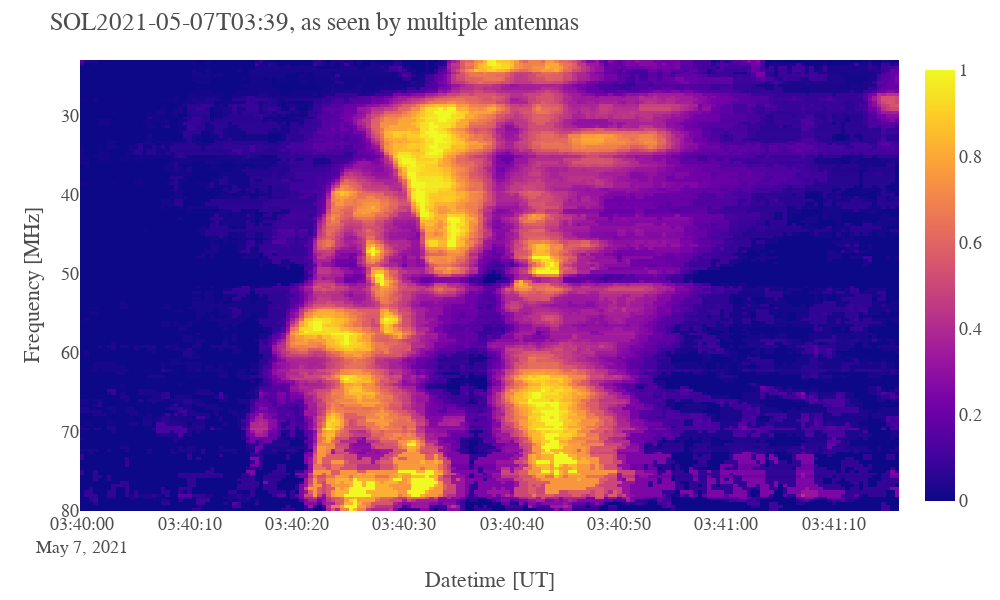

Notebook code cell kept with this figure:
### Code cell
data_quantile_df = pd.DataFrame(
    torch_quantile, columns=synced_data[1].columns, index=synced_data[1].index
)

data_quantile_df = data_quantile_df.loc[FROM:TO]
plot_spectogram(
    data_quantile_df,
    "",
    start_datetime,
    end_datetime,
    title=f"SOL2021-05-07T03:39, as seen by multiple antennas",
)

### Figure 1 — Plotly figure (JSON) as saved in the notebook; plotly's stock layout.template omitted (floating-point values rounded to 4 significant figures; data arrays with more than 128 entries replaced by an {"elided": "..."} marker saying what was removed)
{"data": [{"coloraxis": "coloraxis", "hovertemplate": "x: %{x}<br>y: %{y}<br>color: %{z}<extra></extra>", "name": "0", "type": "heatmap", "x": {"elided": "183 str values"}, "xaxis": "x", "y": {"elided": "152 float values"}, "yaxis": "y", "z": {"elided": "152x183 float values"}}], "layout": {"coloraxis": {"cmax": 1, "cmin": 0, "colorscale": [[0, "#0d0887"], [0.1111, "#46039f"], [0.2222, "#7201a8"], [0.3333, "#9c179e"], [0.4444, "#bd3786"], [0.5556, "#d8576b"], [0.6667, "#ed7953"], [0.7778, "#fb9f3a"], [0.8889, "#fdca26"], [1, "#f0f921"]]}, "font": {"color": "#4D4D4D", "family": "Computer Modern, monospace", "size": 18}, "height": 600, "margin": {"t": 60}, "plot_bgcolor": "black", "title": {"text": " SOL2021-05-07T03:39, as seen by multiple antennas"}, "width": 1000, "xaxis": {"anchor": "y", "constrain": "domain", "domain": [0, 1], "scaleanchor": "y", "showgrid": true, "title": {"text": "Datetime [UT]"}}, "yaxis": {"anchor": "x", "autorange": "reversed", "constrain": "domain", "domain": [0, 1], "showgrid": false, "title": {"text": "Frequency [MHz]"}}}}
